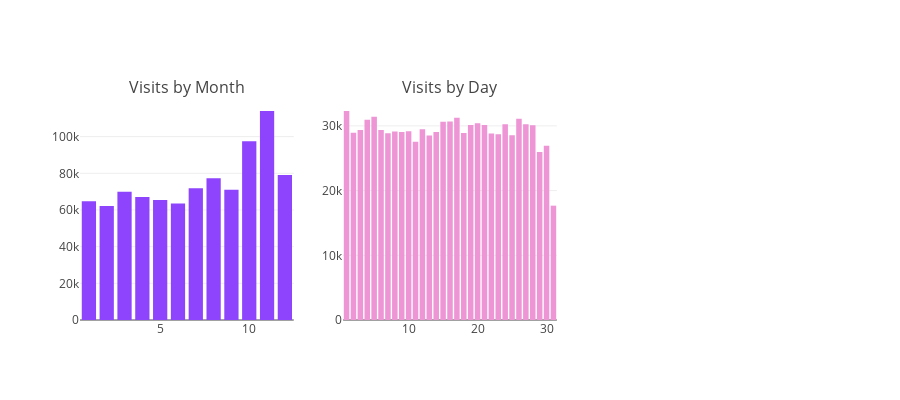

Notebook cell for this chart:
### Markdown cell above
#### The above graphs indicate the followings:
* Train dataset contain data in the period of August 1st, 2016 to July 31st 2017. So the data is collected for one year.
* Test data ranges from August 1st, 2017 to April 30th, 2018
* There are some peaks and falls in number of visits and the sum of revenue that could be examined further.

### Code cell
colors = ["#8d44fc", "#ed95d5", "#caadf7", "#6161b7", "#7e7eba", "#babad1"]
fig = tools.make_subplots(rows=1, cols=3, subplot_titles=["Visits by Month", "Visits by Day"], print_grid=False)
trs = []
for i,col in enumerate(["month", "day"]):
    t = train_df[col].value_counts()
    tr = go.Bar(x = t.index, marker=dict(color=colors[i]), y = t.values)
    trs.append(tr)

fig.append_trace(trs[0], 1, 1)
fig.append_trace(trs[1], 1, 2)
fig['layout'].update(height=400, showlegend=False)
iplot(fig)

### Figure 1 — Plotly figure (JSON) as saved in the notebook; plotly's stock layout.template omitted (floating-point values rounded to 4 significant figures)
{"data": [{"marker": {"color": "#8d44fc"}, "type": "bar", "uid": "443739ec-c671-11e8-aa1a-0242ac130002", "x": [11, 10, 12, 8, 7, 9, 3, 4, 5, 1, 6, 2], "xaxis": "x", "y": [113972, 97506, 79124, 77315, 71812, 71032, 69931, 67126, 65371, 64694, 63578, 62192], "yaxis": "y"}, {"marker": {"color": "#ed95d5"}, "type": "bar", "uid": "4437ab0c-c671-11e8-aa1a-0242ac130002", "x": [1, 5, 17, 26, 4, 16, 15, 20, 27, 24, 19, 21, 28, 12, 3, 6, 10, 8, 14, 9, 2, 18, 7, 22, 23, 25, 13, 11, 30, 29, 31], "xaxis": "x2", "y": [32302, 31403, 31262, 31113, 30939, 30668, 30624, 30407, 30258, 30236, 30140, 30123, 30110, 29469, 29366, 29363, 29163, 29118, 29063, 29055, 28957, 28909, 28851, 28837, 28726, 28549, 28509, 27563, 26945, 25955, 17670], "yaxis": "y2"}], "layout": {"annotations": [{"font": {"size": 16}, "showarrow": false, "text": "Visits by Month", "x": 0.1444, "xanchor": "center", "xref": "paper", "y": 1, "yanchor": "bottom", "yref": "paper"}, {"font": {"size": 16}, "showarrow": false, "text": "Visits by Day", "x": 0.5, "xanchor": "center", "xref": "paper", "y": 1, "yanchor": "bottom", "yref": "paper"}], "height": 400, "showlegend": false, "xaxis": {"anchor": "y", "domain": [0, 0.2889]}, "xaxis2": {"anchor": "y2", "domain": [0.3556, 0.6444]}, "xaxis3": {"anchor": "y3", "domain": [0.7111, 1]}, "yaxis": {"anchor": "x", "domain": [0, 1]}, "yaxis2": {"anchor": "x2", "domain": [0, 1]}, "yaxis3": {"anchor": "x3", "domain": [0, 1]}}}
